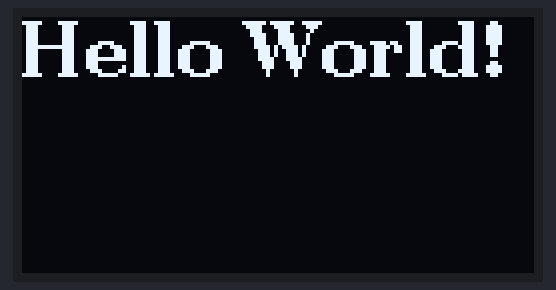
Recording of a sketch running on a simulated Arduino Uno, built with avr-gcc and run on an emulated ATmega328P. Shown: 128×64 one-colour display.

Above: at 0.4 s.

The sketch:

serial.ino
```cpp
#include <U8g2lib.h>
#include <Arduino.h>
#include <SPI.h>


U8G2_SSD1306_128X64_NONAME_1_4W_SW_SPI u8g2(U8G2_R0, /* clock=*/ 13, /* data=*/ 11, /* cs=*/ 10, /* dc=*/ 9, /* reset=*/ 8);

void setup(void) {
  u8g2.begin();
}

void loop(void) {
  u8g2.firstPage();
  do {
    u8g2.setFont(u8g2_font_ncenB14_tr);
    u8g2.drawStr(0,15,"Hello World!");
  } while ( u8g2.nextPage() );
  delay(1000);
}
```
